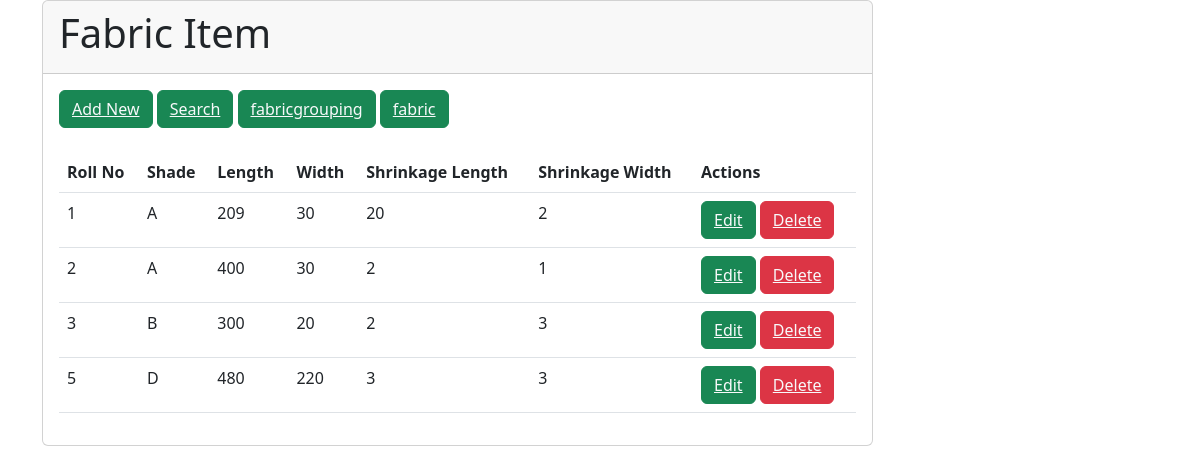
The page / on the database its author committed.
### tables this page shows
CREATE TABLE `fabricitem` (
  `rollno` varchar(10) DEFAULT NULL,
  `shade` varchar(20) DEFAULT NULL,
  `length` float DEFAULT NULL,
  `width` float DEFAULT NULL,
  `shrinkage_Length` float DEFAULT NULL,
  `shrinkage_Width` float DEFAULT NULL
);

### index.php (the view, shortened to what this page needs)
<!DOCTYPE html>
<html lang="en">
<head>
    <link href="https://cdn.jsdelivr.net/npm/bootstrap@5.3.0-alpha1/dist/css/bootstrap.min.css" rel="stylesheet">
</head>
<body>
    <div class="container">
        <div class="row">
            <div class="col-md-9">
                <div class="card">
                    <div class="card-header">
                        <h1>Fabric Item</h1>
                    </div>
                    <div class="card-body">
                        <button class="btn btn-success">
                            <a href="add.php" class="text-light">Add New</a>
                        </button>
                        <button class="btn btn-success">
                            <a href="search.php" class="text-light">Search</a>
                        </button>
                        <button class="btn btn-success">
                            <a href="fabricgrouping.php" class="text-light">fabricgrouping</a>
                        </button>
                        <button class="btn btn-success">
                            <a href="fabric.php" class="text-light">fabric</a>
                        </button>
                        <br/>
                        <br/>
                        <table class="table">
                            <thead>
                                <tr>
                                    <th scope="col">Roll No</th>
                                    <th scope="col">Shade</th>
                                    <th scope="col">Length</th>
                                    <th scope="col">Width</th>
                                    <th scope="col">Shrinkage Length</th>
                                    <th scope="col">Shrinkage Width</th>
                                    <th scope="col">Actions</th>
                                </tr>
                            </thead>
                            <tbody>
                                <?php
                                $connection = mysqli_connect("localhost", "root", "", "dbcrud");
                                $sql = "SELECT rollno, shade, length, width, shrinkage_Length, shrinkage_Width FROM fabricitem";
                                $run = mysqli_query($connection, $sql);
                                if (mysqli_num_rows($run) > 0) {
                                    while ($row = mysqli_fetch_array($run)) {
                                        $rollno = $row['rollno'];
                                        $shade = $row['shade'];
                                        $length = $row['length'];
                                        $width = $row['width'];
                                        $shrinkage_Length = $row['shrinkage_Length'];
                                        $shrinkage_Width = $row['shrinkage_Width'];
                                        ?>
                                        <tr>
                                            <td><?php echo $rollno; ?></td>
                                            <td><?php echo $shade; ?></td>
                                            <td><?php echo $length; ?></td>
                                            <td><?php echo $width; ?></td>
                                            <td><?php echo $shrinkage_Length; ?></td>
                                            <td><?php echo $shrinkage_Width; ?></td>
                                            <td>
                                                <button class="btn btn-success">
                                                    <a href='edit.php?edit=<?php echo $rollno; ?>' class="text-light">Edit</a>
                                                </button>
                                                <button class="btn btn-danger">
                                                    <a href='delete.php?del=<?php echo $rollno; ?>' class="text-light">Delete</a>
                                                </button>
                                            </td>
                                        </tr>
                                        <?php
                                    }
                                } else {
                                    echo "<tr><td colspan='7'>No data found</td></tr>";
                                }
                                ?>
                            </tbody>
                        </table>
                    </div>
                </div>
            </div>
        </div>
    </div>
</body>
</html>

### rows shown on the page
fabricitem: rollno "1", shade "A", length "209", width "30", shrinkage_Length "20", shrinkage_Width "2"
fabricitem: rollno "2", shade "A", length "400", width "30", shrinkage_Length "2", shrinkage_Width "1"
fabricitem: rollno "3", shade "B", length "300", width "20", shrinkage_Length "2", shrinkage_Width "3"
fabricitem: rollno "5", shade "D", length "480", width "220", shrinkage_Length "3", shrinkage_Width "3"
